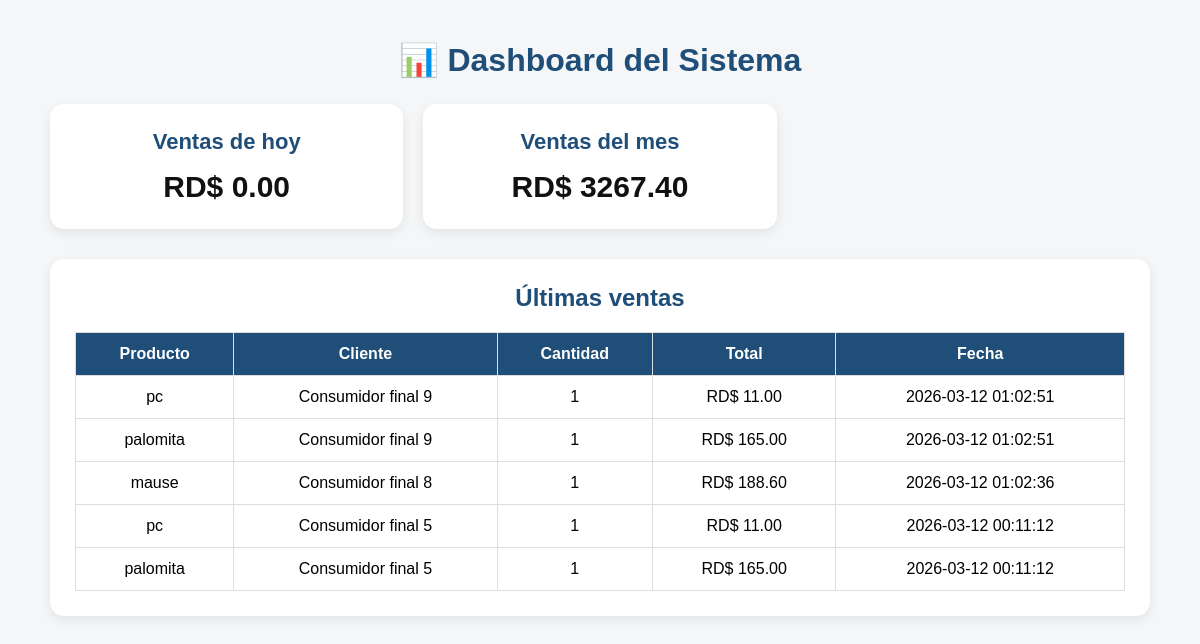
Page /inicio (signed in) on the earlier database version.
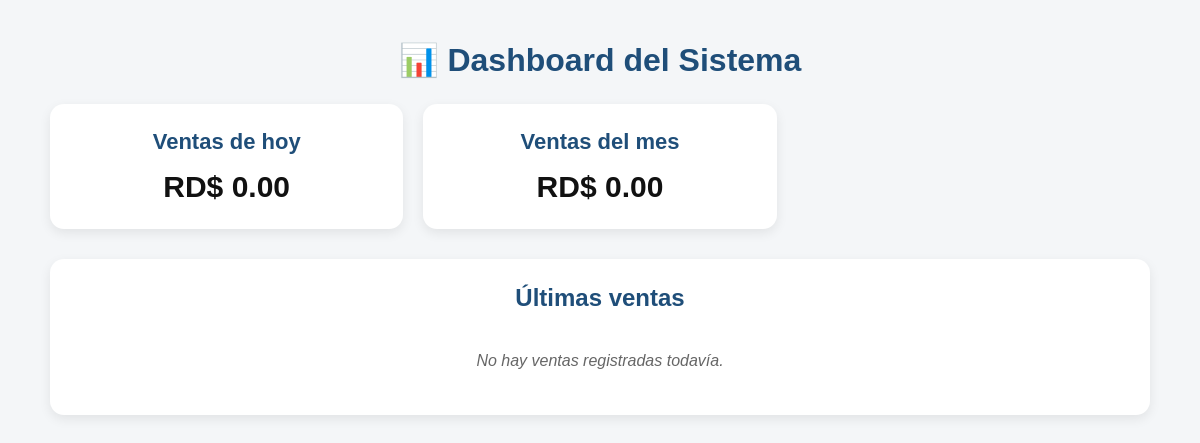
Same page on the later database version.
### tables this page shows
CREATE TABLE ventas (
    id INTEGER PRIMARY KEY AUTOINCREMENT,
    producto_id INTEGER,
    nombre_producto TEXT,
    cantidad INTEGER,
    precio REAL,
    total REAL
, cliente_id INTEGER, cliente_nombre TEXT, fecha TEXT, factura_id INTEGER);

### app.py (the view)
@app.route("/inicio")
def inicio_panel():
    if "usuario" not in session:
        return redirect(url_for("login"))
    crear_tabla_gastos_empresa()
    conexion = sqlite3.connect("pos.db")
    cursor = conexion.cursor()
    cursor.execute("""
        SELECT IFNULL(SUM(v.total), 0)
        FROM ventas v
        WHERE DATE(v.fecha) = DATE('now', 'localtime')
          AND NOT EXISTS (
              SELECT 1
              FROM devoluciones d
              WHERE d.venta_id = v.id
                AND d.estado = 'confirmada'
          )
    """)
    ventas_hoy = cursor.fetchone()[0]
    cursor.execute("""
        SELECT IFNULL(SUM(v.total), 0)
        FROM ventas v
        WHERE strftime('%Y-%m', v.fecha) = strftime('%Y-%m', 'now', 'localtime')
          AND NOT EXISTS (
              SELECT 1
              FROM devoluciones d
              WHERE d.venta_id = v.id
                AND d.estado = 'confirmada'
          )
    """)
    ventas_mes = cursor.fetchone()[0]
    cursor.execute("""
        SELECT nombre, cantidad
        FROM productos
        WHERE cantidad <= 5
        ORDER BY cantidad ASC
    """)
    productos_bajos = cursor.fetchall()
    cursor.execute("""
        SELECT v.nombre_producto, v.cliente_nombre, v.cantidad, v.total, v.fecha
        FROM ventas v
        WHERE NOT EXISTS (
            SELECT 1
            FROM devoluciones d
            WHERE d.venta_id = v.id
              AND d.estado = 'confirmada'
        )
        ORDER BY v.id DESC
        LIMIT 5
    """)
    ultimas_ventas = cursor.fetchall()
    conexion.close()
    return render_template(
        "inicio_panel.html",
        ventas_hoy=ventas_hoy,
        ventas_mes=ventas_mes,
        productos_bajos=productos_bajos,
        ultimas_ventas=ultimas_ventas
    )

### app.py (called while the page is built)
def crear_tabla_gastos_empresa():
    conexion = sqlite3.connect("pos.db")
    cursor = conexion.cursor()
    cursor.execute("""
        CREATE TABLE IF NOT EXISTS gastos_empresa (
            id INTEGER PRIMARY KEY AUTOINCREMENT,
            tipo_gasto TEXT,
            fecha_pago TEXT,
            mes_pagado TEXT,
            monto REAL,
            referencia TEXT,
            empresa_suplidora TEXT,
            metodo_pago TEXT,
            estado TEXT,
            observacion TEXT,
            fecha_registro TEXT
        )
    """)
    conexion.commit()
    conexion.close()

### templates/inicio_panel.html (shortened to what this page needs)
<!DOCTYPE html>
<html lang="es">
<head>
</head>
<body>
<div class="contenedor">
    <h1>📊 Dashboard del Sistema</h1>
    <div class="tarjetas">
        <div class="tarjeta">
            <h3>Ventas de hoy</h3>
            <div class="valor">RD$ {{ "%.2f"|format(ventas_hoy) }}</div>
        </div>
        <div class="tarjeta">
            <h3>Ventas del mes</h3>
            <div class="valor">RD$ {{ "%.2f"|format(ventas_mes) }}</div>
        </div>
    </div>
    <div class="bloque">
        <h2>Últimas ventas</h2>
        {% if ultimas_ventas %}
        <table>
            <tr>
                <th>Producto</th>
                <th>Cliente</th>
                <th>Cantidad</th>
                <th>Total</th>
                <th>Fecha</th>
            </tr>
            {% for venta in ultimas_ventas %}
            <tr>
                <td>{{ venta[0] }}</td>
                <td>{{ venta[1] if venta[1] else "Consumidor final" }}</td>
                <td>{{ venta[2] }}</td>
                <td>RD$ {{ "%.2f"|format(venta[3]) }}</td>
                <td>{{ venta[4] }}</td>
            </tr>
            {% endfor %}
        </table>
        {% else %}
        <div class="sin-datos">No hay ventas registradas todavía.</div>
        {% endif %}
    </div>
</div>
</body>
</html>

### templates/inicio_panel.html (style rules this page uses)
body { font-family:Arial; background:#f4f6f8; margin:0; padding:20px; }
.contenedor { max-width:1100px; margin:auto; }
h1 { text-align:center; color:#1f4e79; margin-bottom:25px; }
.tarjetas { display:grid; grid-template-columns:repeat(3, 1fr); gap:20px; margin-bottom:30px; }
.tarjeta { background:white; padding:25px; border-radius:14px; box-shadow:0 4px 12px rgba(0,0,0,0.08); text-align:center; }
.tarjeta h3 { margin:0; color:#1f4e79; font-size:22px; }
.valor { margin-top:15px; font-size:30px; font-weight:bold; color:#111; }
.bloque { background:white; padding:25px; border-radius:14px; box-shadow:0 4px 12px rgba(0,0,0,0.08); }
.bloque h2 { text-align:center; color:#1f4e79; margin-top:0; margin-bottom:20px; }
.sin-datos { text-align:center; padding:20px; color:#666; font-style:italic; }

Differences in the rows shown:
removed ventas: nombre_producto "pc", cliente_nombre "Consumidor final 9", cantidad "1", total "11.00", fecha "2026-03-12 01:02:51"
removed ventas: nombre_producto "palomita", cliente_nombre "Consumidor final 9", cantidad "1", total "165.00", fecha "2026-03-12 01:02:51"
removed ventas: nombre_producto "mause", cliente_nombre "Consumidor final 8", cantidad "1", total "188.60", fecha "2026-03-12 01:02:36"
removed ventas: nombre_producto "pc", cliente_nombre "Consumidor final 5", cantidad "1", total "11.00", fecha "2026-03-12 00:11:12"
removed ventas: nombre_producto "palomita", cliente_nombre "Consumidor final 5", cantidad "1", total "165.00", fecha "2026-03-12 00:11:12"
Other differences:
{{ "%.2f"|format(ventas_mes) }}: "3267.40" → "0.00"
text no longer shown: "Producto Cliente Cantidad Total Fecha"
text now shown: "No hay ventas registradas todavía."
